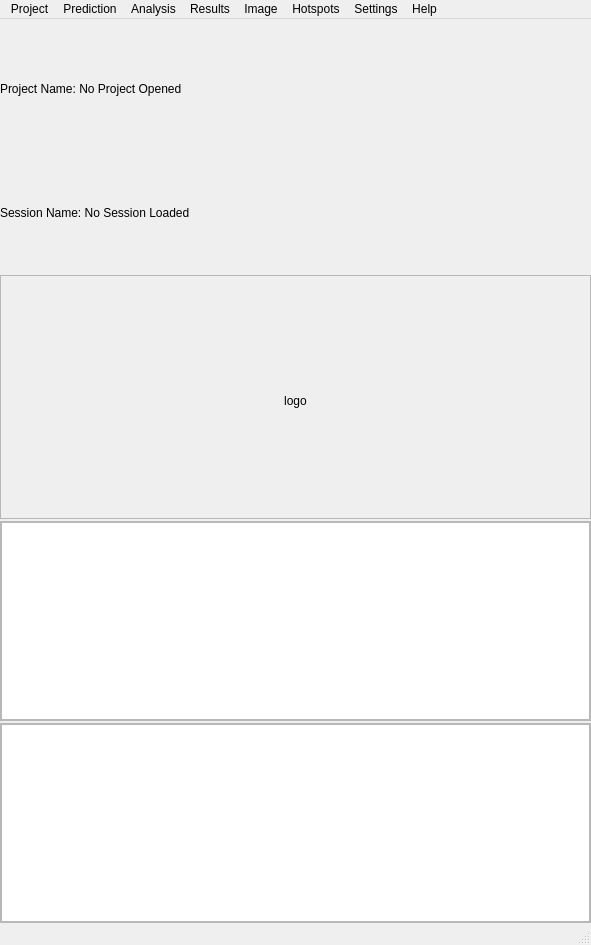
<?xml version="1.0" encoding="UTF-8"?>
<ui version="4.0">
 <class>MainWindow</class>
 <widget class="QMainWindow" name="MainWindow">
  <property name="geometry">
   <rect>
    <x>0</x>
    <y>0</y>
    <width>591</width>
    <height>945</height>
   </rect>
  </property>
  <property name="windowTitle">
   <string>MainWindow</string>
  </property>
  <property name="autoFillBackground">
   <bool>true</bool>
  </property>
  <widget class="QWidget" name="centralwidget">
   <layout class="QVBoxLayout" name="verticalLayout_9">
    <property name="spacing">
     <number>2</number>
    </property>
    <property name="leftMargin">
     <number>0</number>
    </property>
    <property name="rightMargin">
     <number>0</number>
    </property>
    <property name="bottomMargin">
     <number>0</number>
    </property>
    <item>
     <layout class="QVBoxLayout" name="verticalLayout">
      <item>
       <widget class="QLabel" name="lbl_project_name">
        <property name="text">
         <string>Project Name: No Project Opened</string>
        </property>
       </widget>
      </item>
      <item>
       <widget class="QLabel" name="lbl_session_name">
        <property name="text">
         <string>Session Name: No Session Loaded</string>
        </property>
       </widget>
      </item>
     </layout>
    </item>
    <item>
     <widget class="QFrame" name="frame">
      <property name="frameShape">
       <enum>QFrame::StyledPanel</enum>
      </property>
      <property name="frameShadow">
       <enum>QFrame::Raised</enum>
      </property>
      <layout class="QHBoxLayout" name="horizontalLayout_9">
       <property name="bottomMargin">
        <number>0</number>
       </property>
       <item>
        <widget class="QLabel" name="lbl_logo">
         <property name="sizePolicy">
          <sizepolicy hsizetype="Fixed" vsizetype="Fixed">
           <horstretch>0</horstretch>
           <verstretch>0</verstretch>
          </sizepolicy>
         </property>
         <property name="layoutDirection">
          <enum>Qt::LeftToRight</enum>
         </property>
         <property name="text">
          <string>logo</string>
         </property>
         <property name="alignment">
          <set>Qt::AlignCenter</set>
         </property>
        </widget>
       </item>
      </layout>
     </widget>
    </item>
    <item>
     <widget class="QFrame" name="frame_job_notification">
      <property name="sizePolicy">
       <sizepolicy hsizetype="Preferred" vsizetype="Preferred">
        <horstretch>0</horstretch>
        <verstretch>0</verstretch>
       </sizepolicy>
      </property>
      <property name="minimumSize">
       <size>
        <width>0</width>
        <height>200</height>
       </size>
      </property>
      <property name="maximumSize">
       <size>
        <width>16777215</width>
        <height>200</height>
       </size>
      </property>
      <property name="frameShape">
       <enum>QFrame::StyledPanel</enum>
      </property>
      <property name="frameShadow">
       <enum>QFrame::Raised</enum>
      </property>
      <layout class="QVBoxLayout" name="verticalLayout_4">
       <property name="leftMargin">
        <number>0</number>
       </property>
       <property name="topMargin">
        <number>0</number>
       </property>
       <property name="rightMargin">
        <number>0</number>
       </property>
       <property name="bottomMargin">
        <number>0</number>
       </property>
       <item>
        <widget class="QScrollArea" name="scroll_area_job_notification">
         <property name="widgetResizable">
          <bool>true</bool>
         </property>
         <widget class="QWidget" name="scroll_area_job_notification_contents">
          <property name="geometry">
           <rect>
            <x>0</x>
            <y>0</y>
            <width>587</width>
            <height>196</height>
           </rect>
          </property>
          <property name="styleSheet">
           <string notr="true">background-color: white;</string>
          </property>
          <layout class="QVBoxLayout" name="job_notification_layout">
           <property name="spacing">
            <number>0</number>
           </property>
           <property name="leftMargin">
            <number>0</number>
           </property>
           <property name="topMargin">
            <number>0</number>
           </property>
           <property name="rightMargin">
            <number>0</number>
           </property>
           <property name="bottomMargin">
            <number>0</number>
           </property>
           <item>
            <spacer name="verticalSpacer">
             <property name="orientation">
              <enum>Qt::Vertical</enum>
             </property>
             <property name="sizeHint" stdset="0">
              <size>
               <width>20</width>
               <height>40</height>
              </size>
             </property>
            </spacer>
           </item>
          </layout>
         </widget>
        </widget>
       </item>
      </layout>
     </widget>
    </item>
    <item>
     <widget class="QFrame" name="frame_job_overview">
      <property name="sizePolicy">
       <sizepolicy hsizetype="Preferred" vsizetype="Preferred">
        <horstretch>0</horstretch>
        <verstretch>0</verstretch>
       </sizepolicy>
      </property>
      <property name="minimumSize">
       <size>
        <width>0</width>
        <height>200</height>
       </size>
      </property>
      <property name="maximumSize">
       <size>
        <width>16777215</width>
        <height>200</height>
       </size>
      </property>
      <property name="frameShape">
       <enum>QFrame::StyledPanel</enum>
      </property>
      <property name="frameShadow">
       <enum>QFrame::Raised</enum>
      </property>
      <layout class="QVBoxLayout" name="verticalLayout_27">
       <property name="leftMargin">
        <number>0</number>
       </property>
       <property name="topMargin">
        <number>0</number>
       </property>
       <property name="rightMargin">
        <number>0</number>
       </property>
       <property name="bottomMargin">
        <number>0</number>
       </property>
       <item>
        <widget class="QScrollArea" name="scroll_area_job_overview">
         <property name="sizePolicy">
          <sizepolicy hsizetype="Expanding" vsizetype="Expanding">
           <horstretch>0</horstretch>
           <verstretch>0</verstretch>
          </sizepolicy>
         </property>
         <property name="widgetResizable">
          <bool>true</bool>
         </property>
         <widget class="QWidget" name="scroll_area_job_overview_contents">
          <property name="geometry">
           <rect>
            <x>0</x>
            <y>0</y>
            <width>587</width>
            <height>196</height>
           </rect>
          </property>
          <property name="styleSheet">
           <string notr="true">background-color: white;</string>
          </property>
          <layout class="QVBoxLayout" name="job_overview_layout">
           <property name="spacing">
            <number>0</number>
           </property>
           <property name="leftMargin">
            <number>0</number>
           </property>
           <property name="topMargin">
            <number>0</number>
           </property>
           <property name="rightMargin">
            <number>0</number>
           </property>
           <property name="bottomMargin">
            <number>0</number>
           </property>
           <item>
            <spacer name="verticalSpacer_3">
             <property name="orientation">
              <enum>Qt::Vertical</enum>
             </property>
             <property name="sizeHint" stdset="0">
              <size>
               <width>20</width>
               <height>40</height>
              </size>
             </property>
            </spacer>
           </item>
          </layout>
         </widget>
        </widget>
       </item>
      </layout>
     </widget>
    </item>
   </layout>
  </widget>
  <widget class="QMenuBar" name="menubar">
   <property name="geometry">
    <rect>
     <x>0</x>
     <y>0</y>
     <width>591</width>
     <height>21</height>
    </rect>
   </property>
   <widget class="QMenu" name="menuProject">
    <property name="title">
     <string>Project</string>
    </property>
    <addaction name="action_new_project"/>
    <addaction name="action_open_project"/>
    <addaction name="action_use_project"/>
    <addaction name="action_delete_project"/>
    <addaction name="action_import_project"/>
    <addaction name="action_export_project"/>
    <addaction name="separator"/>
    <addaction name="action_close_project"/>
    <addaction name="separator"/>
    <addaction name="action_exit_application"/>
   </widget>
   <widget class="QMenu" name="menuPrediction">
    <property name="title">
     <string>Prediction</string>
    </property>
    <addaction name="action_predict_monomer"/>
    <addaction name="action_predict_multimer"/>
    <addaction name="action_abort_prediction"/>
   </widget>
   <widget class="QMenu" name="menuAnalysis">
    <property name="title">
     <string>Analysis</string>
    </property>
    <addaction name="action_distance_analysis"/>
   </widget>
   <widget class="QMenu" name="menuResults">
    <property name="title">
     <string>Results</string>
    </property>
    <addaction name="action_results_summary"/>
   </widget>
   <widget class="QMenu" name="menuSettings">
    <property name="title">
     <string>Settings</string>
    </property>
    <addaction name="action_edit_settings"/>
    <addaction name="action_restore_settings"/>
   </widget>
   <widget class="QMenu" name="menuAbout">
    <property name="title">
     <string>Help</string>
    </property>
    <addaction name="action_documentation"/>
    <addaction name="action_arrange_windows"/>
    <addaction name="action_tutorials"/>
    <addaction name="action_get_demo_projects"/>
    <addaction name="separator"/>
    <addaction name="action_show_log_in_explorer"/>
    <addaction name="action_clear_logs"/>
    <addaction name="separator"/>
    <addaction name="action_restart_pymol"/>
    <addaction name="separator"/>
    <addaction name="action_about"/>
   </widget>
   <widget class="QMenu" name="menuImage">
    <property name="title">
     <string>Image</string>
    </property>
    <addaction name="action_preview_image"/>
    <addaction name="action_ray_tracing_image"/>
    <addaction name="action_simple_image"/>
   </widget>
   <widget class="QMenu" name="menuHotspots">
    <property name="title">
     <string>Hotspots</string>
    </property>
    <addaction name="action_protein_regions"/>
   </widget>
   <addaction name="menuProject"/>
   <addaction name="menuPrediction"/>
   <addaction name="menuAnalysis"/>
   <addaction name="menuResults"/>
   <addaction name="menuImage"/>
   <addaction name="menuHotspots"/>
   <addaction name="menuSettings"/>
   <addaction name="menuAbout"/>
  </widget>
  <widget class="QStatusBar" name="statusbar"/>
  <action name="action_new_project">
   <property name="text">
    <string>New</string>
   </property>
  </action>
  <action name="action_open_project">
   <property name="text">
    <string>Open</string>
   </property>
  </action>
  <action name="action_delete_project">
   <property name="text">
    <string>Delete</string>
   </property>
  </action>
  <action name="action_close_project">
   <property name="text">
    <string>Close</string>
   </property>
  </action>
  <action name="action_predict_monomer">
   <property name="text">
    <string>Monomer</string>
   </property>
  </action>
  <action name="action_predict_multimer">
   <property name="text">
    <string>Multimer</string>
   </property>
  </action>
  <action name="action_distance_analysis">
   <property name="text">
    <string>Distance</string>
   </property>
  </action>
  <action name="action_results_summary">
   <property name="text">
    <string>Summary</string>
   </property>
  </action>
  <action name="action_edit_settings">
   <property name="text">
    <string>Edit</string>
   </property>
  </action>
  <action name="action_about">
   <property name="text">
    <string>About</string>
   </property>
  </action>
  <action name="action_restore_settings">
   <property name="text">
    <string>Restore</string>
   </property>
  </action>
  <action name="action_ray_tracing_image">
   <property name="text">
    <string>Ray-Tracing</string>
   </property>
  </action>
  <action name="action_simple_image">
   <property name="text">
    <string>Simple</string>
   </property>
  </action>
  <action name="action_preview_image">
   <property name="text">
    <string>Preview</string>
   </property>
  </action>
  <action name="action_protein_regions">
   <property name="checkable">
    <bool>false</bool>
   </property>
   <property name="text">
    <string>Protein Regions</string>
   </property>
  </action>
  <action name="action_import_project">
   <property name="text">
    <string>Import</string>
   </property>
  </action>
  <action name="action_export_project">
   <property name="text">
    <string>Export</string>
   </property>
  </action>
  <action name="action_tutorials">
   <property name="text">
    <string>Tutorials</string>
   </property>
  </action>
  <action name="action_documentation">
   <property name="text">
    <string>Documentation</string>
   </property>
  </action>
  <action name="actionHelp">
   <property name="text">
    <string>Help</string>
   </property>
  </action>
  <action name="action_show_log_in_explorer">
   <property name="text">
    <string>Show Logs in Explorer</string>
   </property>
  </action>
  <action name="action_clear_logs">
   <property name="text">
    <string>Clear Logs</string>
   </property>
  </action>
  <action name="action_use_project">
   <property name="text">
    <string>Use</string>
   </property>
  </action>
  <action name="action_get_demo_projects">
   <property name="text">
    <string>Get Demo Projects</string>
   </property>
  </action>
  <action name="action_arrange_windows">
   <property name="text">
    <string>Arrange Windows</string>
   </property>
  </action>
  <action name="actionExit">
   <property name="text">
    <string>Exit</string>
   </property>
  </action>
  <action name="action_exit_application">
   <property name="text">
    <string>Exit Application</string>
   </property>
  </action>
  <action name="action_abort_prediction">
   <property name="text">
    <string>Abort</string>
   </property>
  </action>
  <action name="action_restart_pymol">
   <property name="text">
    <string>Restart PyMOL</string>
   </property>
  </action>
 </widget>
 <resources/>
 <connections/>
</ui>
